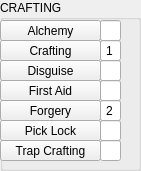
    <widget class="QGroupBox" name="Group_CRAFTING">
     <property name="geometry">
      <rect>
       <x>160</x>
       <y>10</y>
       <width>141</width>
       <height>171</height>
      </rect>
     </property>
     <property name="title">
      <string>CRAFTING</string>
     </property>
     <widget class="QPushButton" name="Alchemy">
      <property name="geometry">
       <rect>
        <x>0</x>
        <y>20</y>
        <width>101</width>
        <height>21</height>
       </rect>
      </property>
      <property name="text">
       <string>Alchemy</string>
      </property>
      <property name="checkable">
       <bool>false</bool>
      </property>
     </widget>
     <widget class="QPushButton" name="Crafting">
      <property name="geometry">
       <rect>
        <x>0</x>
        <y>40</y>
        <width>101</width>
        <height>21</height>
       </rect>
      </property>
      <property name="text">
       <string>Crafting</string>
      </property>
      <property name="checkable">
       <bool>false</bool>
      </property>
     </widget>
     <widget class="QPushButton" name="Disguise">
      <property name="geometry">
       <rect>
        <x>0</x>
        <y>60</y>
        <width>101</width>
        <height>21</height>
       </rect>
      </property>
      <property name="text">
       <string>Disguise</string>
      </property>
      <property name="checkable">
       <bool>false</bool>
      </property>
     </widget>
     <widget class="QPushButton" name="FirstAid">
      <property name="geometry">
       <rect>
        <x>0</x>
        <y>80</y>
        <width>101</width>
        <height>21</height>
       </rect>
      </property>
      <property name="text">
       <string>First Aid</string>
      </property>
      <property name="checkable">
       <bool>false</bool>
      </property>
     </widget>
     <widget class="QPushButton" name="Forgery">
      <property name="geometry">
       <rect>
        <x>0</x>
        <y>100</y>
        <width>101</width>
        <height>21</height>
       </rect>
      </property>
      <property name="text">
       <string>Forgery</string>
      </property>
      <property name="checkable">
       <bool>false</bool>
      </property>
     </widget>
     <widget class="QPushButton" name="PickLock">
      <property name="geometry">
       <rect>
        <x>0</x>
        <y>120</y>
        <width>101</width>
        <height>21</height>
       </rect>
      </property>
      <property name="text">
       <string>Pick Lock</string>
      </property>
      <property name="checkable">
       <bool>false</bool>
      </property>
     </widget>
     <widget class="QPushButton" name="TrapCrafting">
      <property name="geometry">
       <rect>
        <x>0</x>
        <y>140</y>
        <width>101</width>
        <height>21</height>
       </rect>
      </property>
      <property name="text">
       <string>Trap Crafting</string>
      </property>
      <property name="checkable">
       <bool>false</bool>
      </property>
     </widget>
     <widget class="QLineEdit" name="Alchemy_Value">
      <property name="geometry">
       <rect>
        <x>100</x>
        <y>20</y>
        <width>21</width>
        <height>21</height>
       </rect>
      </property>
      <property name="alignment">
       <set>Qt::AlignCenter</set>
      </property>
      <property name="readOnly">
       <bool>true</bool>
      </property>
     </widget>
     <widget class="QLineEdit" name="Crafting_Value">
      <property name="geometry">
       <rect>
        <x>100</x>
        <y>40</y>
        <width>21</width>
        <height>21</height>
       </rect>
      </property>
      <property name="text">
       <string>1</string>
      </property>
      <property name="alignment">
       <set>Qt::AlignCenter</set>
      </property>
      <property name="readOnly">
       <bool>true</bool>
      </property>
     </widget>
     <widget class="QLineEdit" name="Disguise_Value">
      <property name="geometry">
       <rect>
        <x>100</x>
        <y>60</y>
        <width>21</width>
        <height>21</height>
       </rect>
      </property>
      <property name="alignment">
       <set>Qt::AlignCenter</set>
      </property>
      <property name="readOnly">
       <bool>true</bool>
      </property>
     </widget>
     <widget class="QLineEdit" name="TrapCrafting_Value">
      <property name="geometry">
       <rect>
        <x>100</x>
        <y>140</y>
        <width>21</width>
        <height>21</height>
       </rect>
      </property>
      <property name="alignment">
       <set>Qt::AlignCenter</set>
      </property>
      <property name="readOnly">
       <bool>true</bool>
      </property>
     </widget>
     <widget class="QLineEdit" name="PickLock_Value">
      <property name="geometry">
       <rect>
        <x>100</x>
        <y>120</y>
        <width>21</width>
        <height>21</height>
       </rect>
      </property>
      <property name="alignment">
       <set>Qt::AlignCenter</set>
      </property>
      <property name="readOnly">
       <bool>true</bool>
      </property>
     </widget>
     <widget class="QLineEdit" name="Forgery_Value">
      <property name="geometry">
       <rect>
        <x>100</x>
        <y>100</y>
        <width>21</width>
        <height>21</height>
       </rect>
      </property>
      <property name="text">
       <string>2</string>
      </property>
      <property name="alignment">
       <set>Qt::AlignCenter</set>
      </property>
      <property name="readOnly">
       <bool>true</bool>
      </property>
     </widget>
     <widget class="QLineEdit" name="FirstAid_Value">
      <property name="geometry">
       <rect>
        <x>100</x>
        <y>80</y>
        <width>21</width>
        <height>21</height>
       </rect>
      </property>
      <property name="alignment">
       <set>Qt::AlignCenter</set>
      </property>
      <property name="readOnly">
       <bool>true</bool>
      </property>
     </widget>
    </widget>
